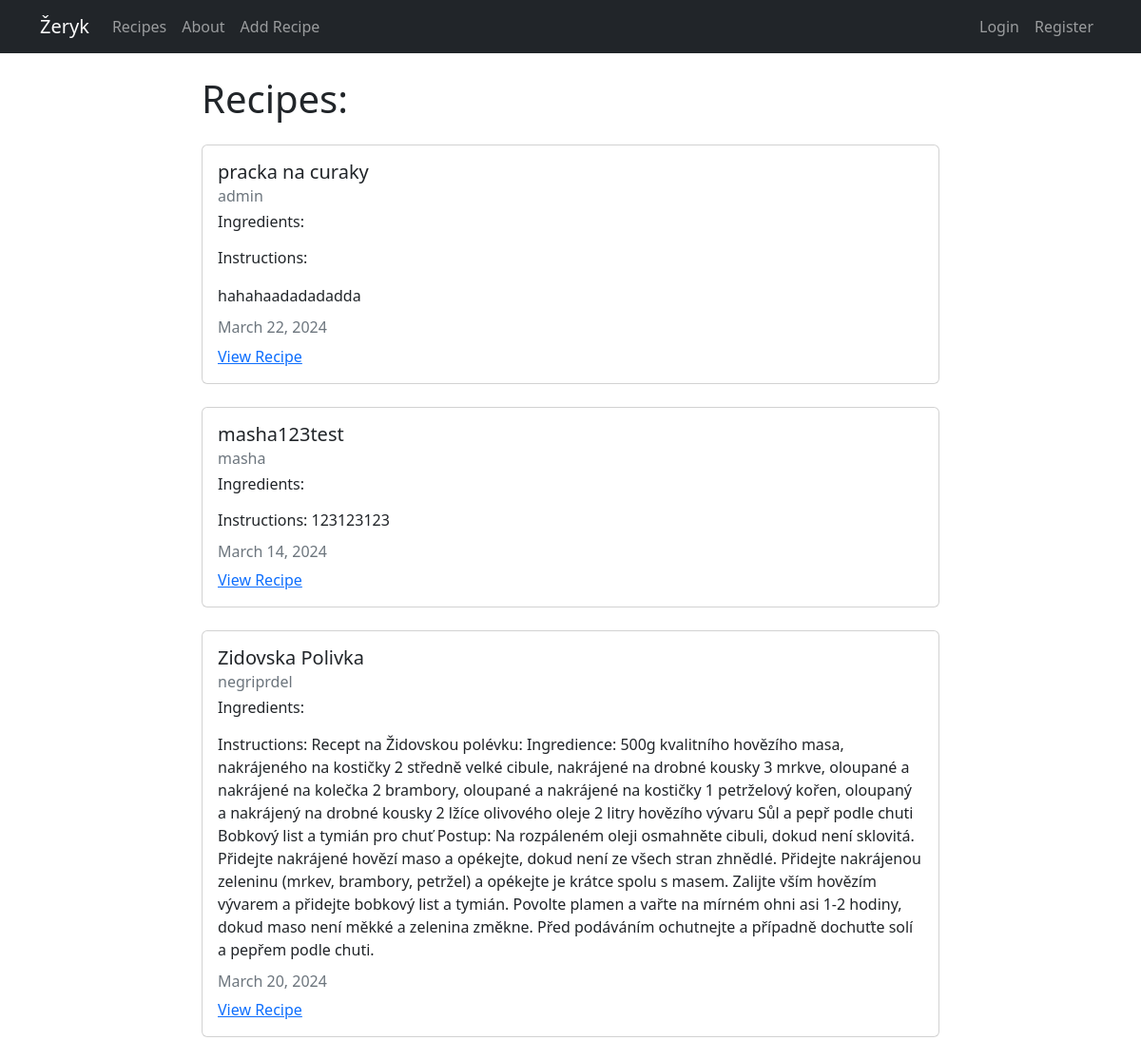
The page / on the database its author committed.
### recipes/models.py (models this page shows, shortened)
class Recipe(models.Model):
  title = models.CharField(max_length=100)
  description = RichTextField(blank=True, null=True)
  author = models.ForeignKey(User, on_delete=models.CASCADE)
  created_at = models.DateTimeField(auto_now_add=True)
  updated_at = models.DateTimeField(auto_now=True)
  ingredients = models.ManyToManyField(Ingredient)
  likes = models.ManyToManyField(User, related_name='blog_posts')

### recipes/views.py (the view)
# urls.py: path('', views.RecipeListView.as_view(), name="recipes-home"),
class RecipeListView(ListView):
  model = models.Recipe
  template_name = 'recipes/home.html'
  context_object_name = 'recipes'

### recipes/templates/recipes/home.html (shortened to what this page needs)
{% extends "recipes/base.html" %}
{% block content %}
<h1>Recipes:</h1>
{% for recipe in recipes %}
<div class="card my-4">
  <div class="card-body">
    <h5 class="card-title">{{ recipe.title }}</h5>
    <h6 class="card-subtitle mb-2 text-muted">{{ recipe.author }}</h6>
    <h6>Ingredients:</h6>
    <p class="card-text">Instructions: {{ recipe.description | safe }}</p>
    <h6 class="card-subtitle mb-2 text-muted">
      {{ recipe.updated_at|date:"F d, Y" }}
    </h6>
    <a href="{% url 'recipes-detail' recipe.pk %}" class="card-link"
      >View Recipe</a
    >
  </div>
</div>
{% endfor %}
{% endblock content %}

### rows shown on the page
Recipe: title "pracka na curaky", author "admin", description "hahahaadadadadda", updated_at "March 22, 2024"
Recipe: title "masha123test", author "masha", description "123123123", updated_at "March 14, 2024"
Recipe: title "Zidovska Polivka", author "negriprdel", description "Recept na Židovskou polévku: Ingredience: 500g kvalitního hovězího masa, nakrájeného na kostičky 2 středně velké cibule, nakrájené na drobné kousky 3 mrkve, oloupané a nakrájené na kolečka 2 brambory, oloupané a nakrájené na kostičky 1 petrželový kořen, oloupaný a nakrájený na drobné kousky 2 lžíce olivového oleje 2 litry hovězího vývaru Sůl a pepř podle chuti Bobkový list a tymián pro chuť Postup: Na rozpáleném oleji osmahněte cibuli, dokud není sklovitá. Přidejte nakrájené hovězí maso a opékejte, dokud není ze všech stran zhnědlé. Přidejte nakrájenou zeleninu (mrkev, brambory, petržel) a opékejte je krátce spolu s masem. Zalijte vším hovězím vývarem a přidejte bobkový list a tymián.…", updated_at "March 20, 2024"
